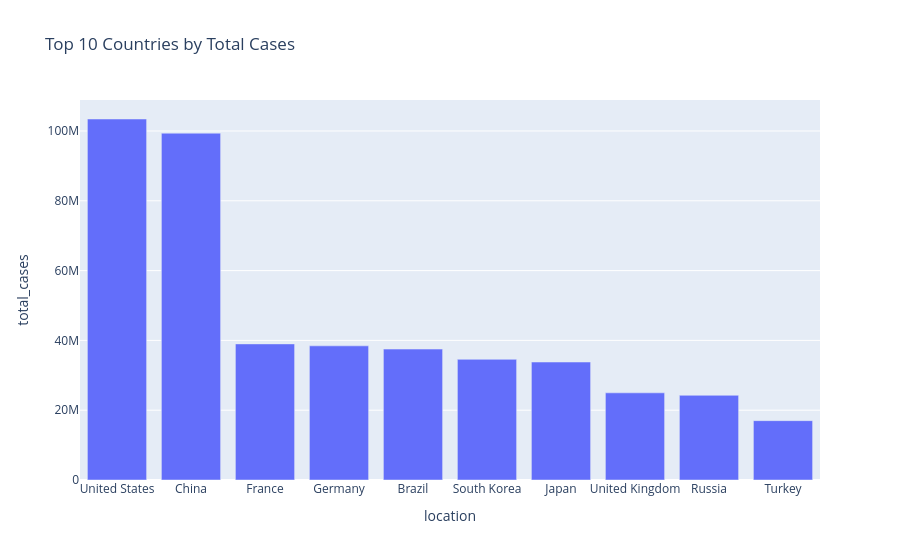

The cell this chart's notebook holds for it:
### Code cell
fig = px.bar(
    top_cases,
    x='location',
    y='total_cases',
    title="Top 10 Countries by Total Cases"
)

fig.show()

### Figure 1 — Plotly figure (JSON) as saved in the notebook; plotly's stock layout.template omitted (floating-point values rounded to 4 significant figures)
{"data": [{"hovertemplate": "location=%{x}<br>total_cases=%{y}<extra></extra>", "legendgroup": "", "marker": {"color": "#636efa", "pattern": {"shape": ""}}, "name": "", "orientation": "v", "showlegend": false, "textposition": "auto", "type": "bar", "x": ["United States", "China", "France", "Germany", "Brazil", "South Korea", "Japan", "United Kingdom", "Russia", "Turkey"], "xaxis": "x", "y": [103400000.0, 99370000.0, 39000000.0, 38440000.0, 37510000.0, 34570000.0, 33800000.0, 24970000.0, 24270000.0, 17000000.0], "yaxis": "y"}], "layout": {"barmode": "relative", "legend": {"tracegroupgap": 0}, "title": {"text": "Top 10 Countries by Total Cases"}, "xaxis": {"anchor": "y", "domain": [0, 1], "title": {"text": "location"}}, "yaxis": {"anchor": "x", "domain": [0, 1], "title": {"text": "total_cases"}}}}
